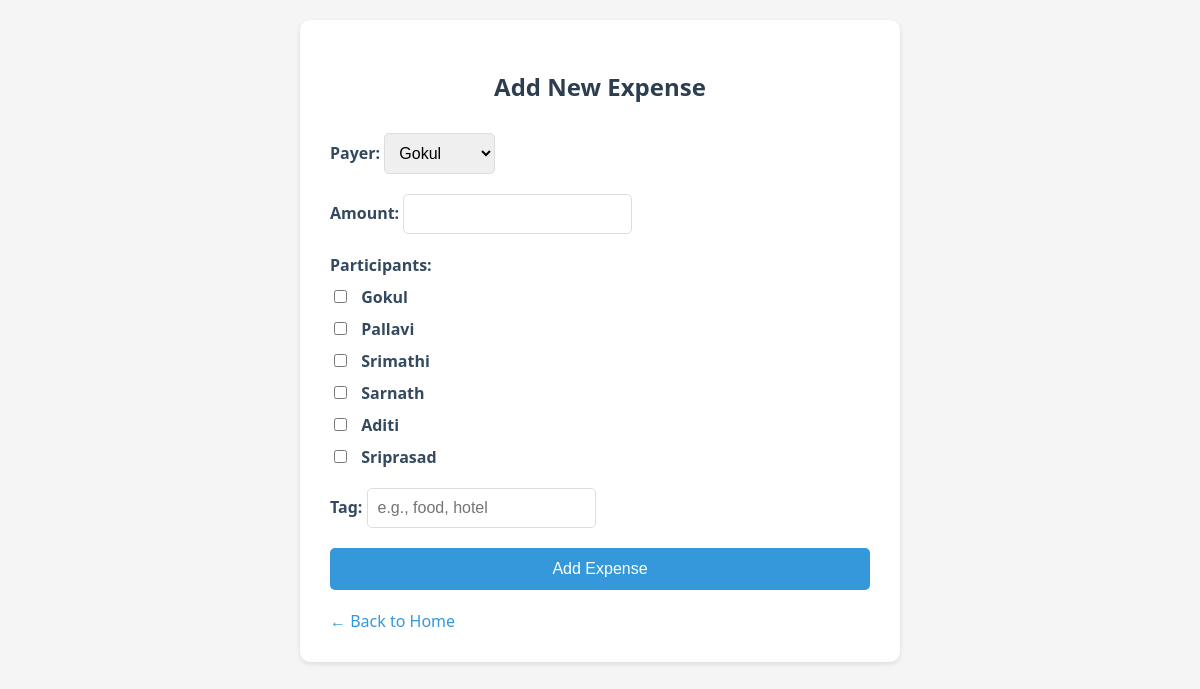
/add_expense, run on the app's committed database.
### models.py (models this page shows)
class Person(db.Model):
    id = db.Column(db.Integer, primary_key=True)
    name = db.Column(db.String, unique=True)

### app.py (the view, shortened to what this page needs)
@app.route("/add_expense", methods=["GET", "POST"])
def add_expense():
    people = Person.query.all()
    return render_template("add_expense.html", people=people)

### app.py (called while the page is built)
@app.before_request
def create_tables():
    db.create_all()
    if not Person.query.all():
        for name in ["Gokul", "Pallavi", "Srimathi", "Sarnath", "Aditi", "Sriprasad"]:
            db.session.add(Person(name=name))
        db.session.commit()

### templates/add_expense.html (shortened to what this page needs)
<!DOCTYPE html>
<html>
<head>
</head>
<body>
    <div class="container">
        <h2>Add New Expense</h2>
        <form method="POST">
            <div>
                <label>Payer:</label>
                <select name="payer">
                    {% for person in people %}
                    <option value="{{ person.name }}">{{ person.name }}</option>
                    {% endfor %}
                </select>
            </div>
            <div>
                <label>Amount:</label>
                <input type="number" name="amount" step="0.01" required>
            </div>
            <div class="participants">
                <label>Participants:</label>
                {% for person in people %}
                    <label>
                        <input type="checkbox" name="participants" value="{{ person.name }}"> {{ person.name }}
                    </label>
                {% endfor %}
            </div>
            <div>
                <label>Tag:</label>
                <input type="text" name="tag" placeholder="e.g., food, hotel" required>
            </div>
            <button type="submit">Add Expense</button>
        </form>
        <a href="/">← Back to Home</a>
    </div>
</body>
</html>

### templates/add_expense.html (style rules this page uses)
body { font-family: 'Segoe UI', Tahoma, Geneva, Verdana, sans-serif; max-width: 600px; margin: 0 auto; padding: 20px; background-color: #f5f5f5; }
.container { background-color: white; padding: 30px; border-radius: 10px; box-shadow: 0 2px 5px rgba(0,0,0,0.1); }
h2 { color: #2c3e50; text-align: center; margin-bottom: 30px; }
form { display: flex; flex-direction: column; gap: 20px; }
label { font-weight: 600; color: #34495e; }
select, input[type="number"], input[type="text"] { padding: 10px; border: 1px solid #ddd; border-radius: 5px; font-size: 1em; }
.participants { display: flex; flex-direction: column; gap: 10px; }
input[type="checkbox"] { margin-right: 10px; }
button { background-color: #3498db; color: white; padding: 12px 20px; border: none; border-radius: 5px; cursor: pointer; font-size: 1em; transition: background-color 0.3s ease; }
a { display: inline-block; margin-top: 20px; text-decoration: none; color: #3498db; }

### data on the page
Person: name "Gokul"
Person: name "Pallavi"
Person: name "Srimathi"
Person: name "Sarnath"
Person: name "Aditi"
Person: name "Sriprasad"

### other printed values
form field payer "Gokul"
